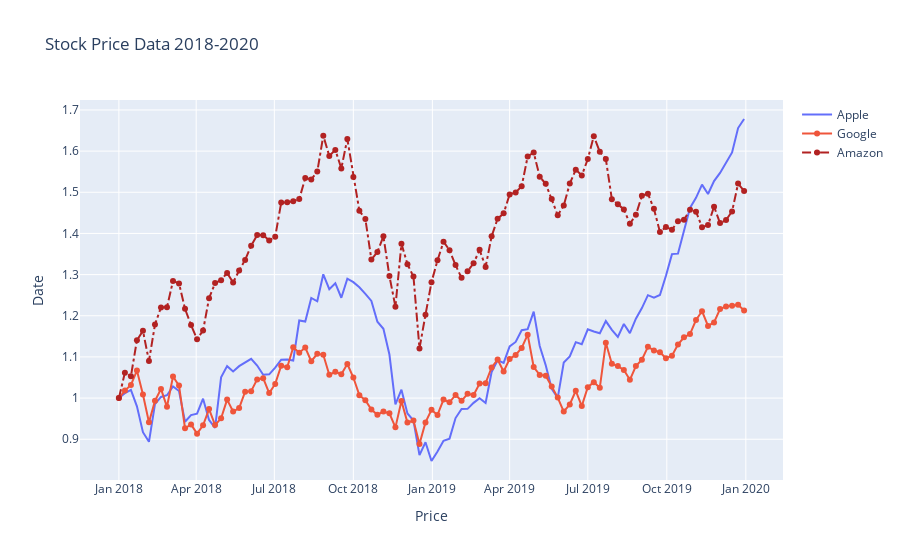

The notebook cell this image was saved under:
### Markdown cell above
# Line Plots

### Code cell
import plotly.graph_objects as go
df_stocks= px.data.stocks()
px.line(df_stocks, x="date", y="GOOG", labels={'x':'Date', 'y':'Price'})
px.line(df_stocks, x="date", y=['GOOG','AAPL'], labels={'x':'Date', 'y':'Price'}, title="Apple vs. Google")
fig=go.Figure()
fig.add_trace(go.Scatter(x=df_stocks.date, y=df_stocks.AAPL,mode="lines",name="Apple"))
fig.add_trace(go.Scatter(x=df_stocks.date, y=df_stocks.GOOG,mode="lines+markers",name="Google"))
fig.add_trace(go.Scatter(x=df_stocks.date, y=df_stocks.AMZN,mode="lines+markers",name="Amazon", line=dict(color="firebrick", width=2,dash='dashdot')))
fig.update_layout(title='Stock Price Data 2018-2020',
                 xaxis_title='Price', yaxis_title='Date')
